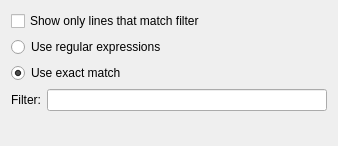
<ui version="4.0" >
 <class>filtersConfig</class>
 <widget class="QWidget" name="filtersConfig" >
  <property name="geometry" >
   <rect>
    <x>0</x>
    <y>0</y>
    <width>338</width>
    <height>146</height>
   </rect>
  </property>
  <property name="windowTitle" >
   <string>Form</string>
  </property>
  <layout class="QVBoxLayout" name="verticalLayout" >
   <item>
    <widget class="QCheckBox" name="showOnlyMatchesCheckBox" >
     <property name="text" >
      <string>Show only lines that match filter</string>
     </property>
    </widget>
   </item>
   <item>
    <widget class="QRadioButton" name="useRegularExpressionsRadioButton" >
     <property name="text" >
      <string>Use regular expressions</string>
     </property>
    </widget>
   </item>
   <item>
    <widget class="QRadioButton" name="useExactMatchRadioButton" >
     <property name="text" >
      <string>Use exact match</string>
     </property>
     <property name="checked" >
      <bool>true</bool>
     </property>
    </widget>
   </item>
   <item>
    <layout class="QHBoxLayout" name="horizontalLayout" >
     <item>
      <widget class="QLabel" name="filterLabel" >
       <property name="text" >
        <string>Filter:</string>
       </property>
       <property name="alignment" >
        <set>Qt::AlignRight|Qt::AlignTrailing|Qt::AlignVCenter</set>
       </property>
      </widget>
     </item>
     <item>
      <widget class="QLineEdit" name="filterLineEdit" />
     </item>
    </layout>
   </item>
   <item>
    <spacer name="verticalSpacer" >
     <property name="orientation" >
      <enum>Qt::Vertical</enum>
     </property>
     <property name="sizeHint" stdset="0" >
      <size>
       <width>20</width>
       <height>25</height>
      </size>
     </property>
    </spacer>
   </item>
  </layout>
 </widget>
 <resources/>
 <connections/>
</ui>
